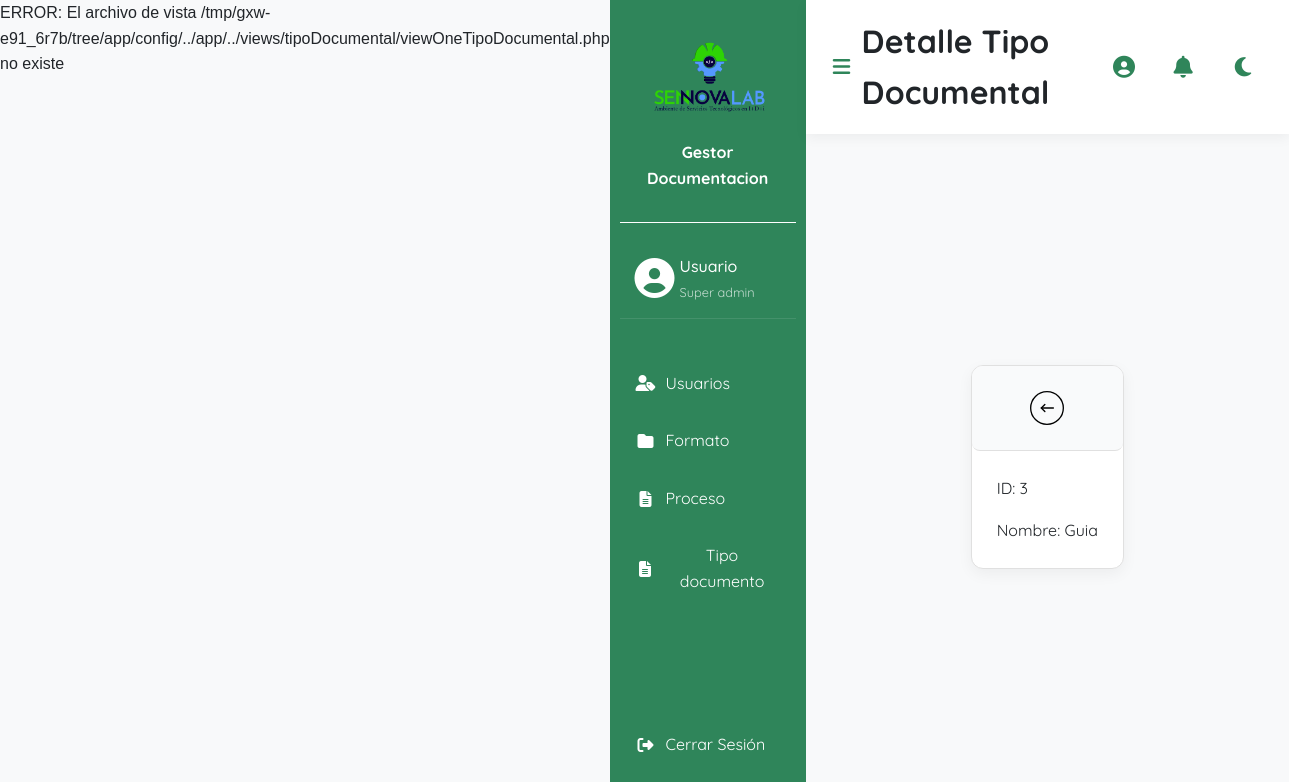
Before: /tipoDocumental/view/3 (signed in) with the older database file.
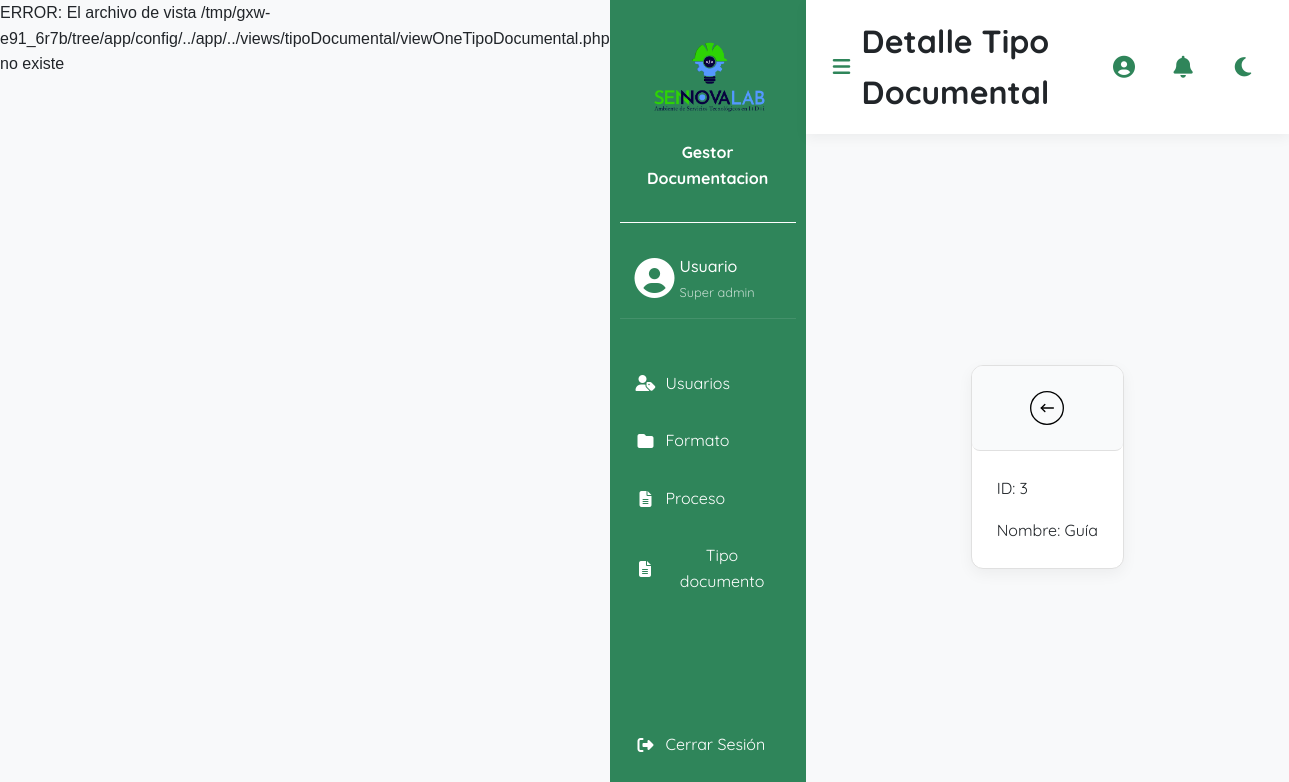
After: the same page with the newer database file.
### tables this page shows
CREATE TABLE `tipodocumental` (
  `idTipoDocumental` int(11) NOT NULL,
  `nombre` varchar(50) NOT NULL
);

### app/controllers/TipoDocumentalController.php (called while the page is built, shortened)
<?php
require_once 'baseController.php';
require_once MAIN_APP_ROUTE . '../models/TipoDocumentalModel.php';
class TipoDocumentalController extends BaseController {
    public function viewOne($id) {
        $tipoDocumentalObj = new TipoDocumentalModel();
        $tipoDocumental = $tipoDocumentalObj->getTipoDocumental($id);
        $data = [
            "tipoDocumental" => $tipoDocumental,
            "title" => "Detalle Tipo Documental"
        ];
        $this->render('tipoDocumental/viewOneTipoDocumental.php', $data);
    }
}

### app/models/BaseModel.php (called while the page is built, shortened)
<?php
class BaseModel
{
    public function __construct()
    {
        try {
            $options = [
                PDO::ATTR_ERRMODE => PDO::ERRMODE_EXCEPTION
            ];
            $dsn = DRIVER . ':host=' . HOST . ';dbname=' . DATABASE;
            $this->dbConnection = new PDO($dsn, USERNAME_DB, PASSWORD_DB, $options);
        } catch (PDOException $ex) {
            echo "Error>" . $ex->getMessage();
        }
    }
}

### app/models/TipoDocumentalModel.php (called while the page is built, shortened)
<?php
require_once MAIN_APP_ROUTE . '../models/BaseModel.php';
class TipoDocumentalModel extends BaseModel
{
    public function __construct()
    {
        $this->table = "tipodocumental";
    }
    public function getTipoDocumental($id)
    {
        try {
            $sql = "SELECT * FROM $this->table WHERE idTipoDocumental = :id";
            $statement = $this->dbConnection->prepare($sql);
            $statement->bindParam(':id', $id, PDO::PARAM_INT);
            $statement->execute();
            return $statement->fetch(PDO::FETCH_OBJ);
        } catch (PDOException $ex) {
            echo "Error al obtener el Tipo Documental> " . $ex->getMessage();
            return null;
        }
    }
}

### app/views/tipoDocumental/viewOneTipoDocumental.php (the view)
<div class="data-container">
    <div class="navegate-group">
        <div class="back">
            <a href="/tipoDocumental/view"><img src="/img/back.svg"></a>
        </div>
    </div>
    <div class="info">
        <?php
            if($tipoDocumental && is_object($tipoDocumental)){
                echo "
                    <div class='record-one'>
                        <span>ID: $tipoDocumental->idTipoDocumental</span>
                        <span>Nombre: $tipoDocumental->nombre</span>
                    </div>
                ";
            }
        ?>
    </div>
</div>

Changed rows visible on the page:
changed tipodocumental id 3: nombre "Guia" → "Guía"
